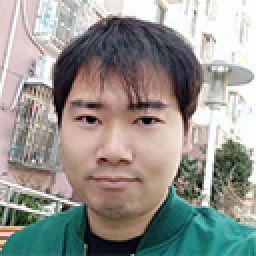
#> input picture img/svm/me_head.png, 128 x 128 px (shown 2 times larger)
$ python svm.py
#> lines starting #> are read from the running program, lines starting #| are printed output that depends on the picture
### dataset.py
import numpy
import matplotlib.pyplot as plt


# [5 lines left out: function get_data_list, not called in this run]


def get_img_label(data):
    return int(data[0])


def get_kdd_scaled_data(data):
    pass


# [5 lines left out: function get_scaled_data, not called in this run]


def get_scaled_inputs(data):
    inputs = numpy.asfarray(data[:]) / 255 * 0.99 + 0.01
    return inputs


# [5 lines left out: function get_img_array, not called in this run]


def show_img(data):
    plt.imshow(data, cmap='gray')
    plt.show()
    pass


def save_img(data, name):
    plt.imsave(name, data, cmap='gray')
    pass


# [4 lines left out: function load_img, not called in this run]


def read_img(name):
#> called with name = 'img/svm/me_head.png'
    img_data = plt.imread(name)
#> img_data is the input picture: shape (128, 128, 3) float32; mean R, G, B 0.585, 0.582, 0.561
    if len(img_data[0][0]) == 4:
        rgb_weight = [0.2125, 0.7154, 0.0721, 0]
    else:
        rgb_weight = [0.2125, 0.7154, 0.0721]
    img_data_gray = numpy.dot(img_data, rgb_weight)*0.99+0.01
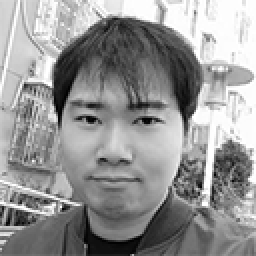
#> img_data_gray: shape (128, 128) float64 (shown 2 times larger); min 0.01, max 1, mean 0.586
    return img_data_gray


# [10 lines left out: functions get_targets_data, get_kdd_CICIDS_data, not called in this run]


def get_kdd_UNSW_data(file_path):
    data_list = get_data_list(file_path)
    return data_list[1:]


# [14 lines left out: functions normalize, relu, not called in this run]

### svm.py
import dataset
import numpy
import cv2


# 1.读取灰度照片
# imgs = ["img/svm/dog_head_2.png",
#         "img/svm/dog_head_1.png", "img/svm/me_head.png"]

imgs = ["img/svm/me_head.png"]

# 对图像进行卷积
# 这个是设置的滤波，也就是卷积核
core = numpy.array([[1, 1, 1],
                    [0, 0, 0],
                    [0, 0, 0]])
for img in imgs:
    # 1.1显示照片
    img_data = dataset.read_img(img)
    dataset.show_img(img_data)
    for i in range(0, 6):
#> (the run stopped early here; a loop or call above may not have finished)

$ run again, with img/svm/dog_head_2.png copied over img/svm/me_head.png
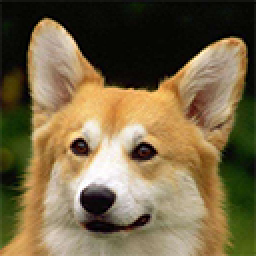
#> input picture img/svm/dog_head_2.png, 128 x 128 px (shown 2 times larger)
#> in read_img, img_data is the input picture: shape (128, 128, 3) float32; mean R, G, B 0.464, 0.401, 0.274
#> in read_img, `img_data_gray = numpy.dot(img_data, rgb_weight)*0.99+0.01`:
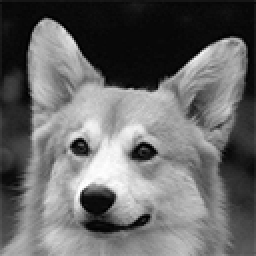
#> img_data_gray: shape (128, 128) float64 (shown 2 times larger); min 0.01, max 1, mean 0.411

$ run again, with img/svm/dog_head_1.png copied over img/svm/me_head.png
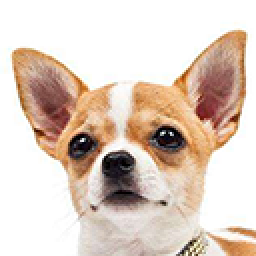
#> input picture img/svm/dog_head_1.png, 128 x 128 px (shown 2 times larger)
#> in read_img, img_data is the input picture: shape (128, 128, 3) float32; mean R, G, B 0.874, 0.806, 0.757
#> in read_img, `img_data_gray = numpy.dot(img_data, rgb_weight)*0.99+0.01`:
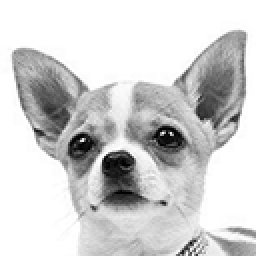
#> img_data_gray: shape (128, 128) float64 (shown 2 times larger); min 0.01, max 1, mean 0.819
